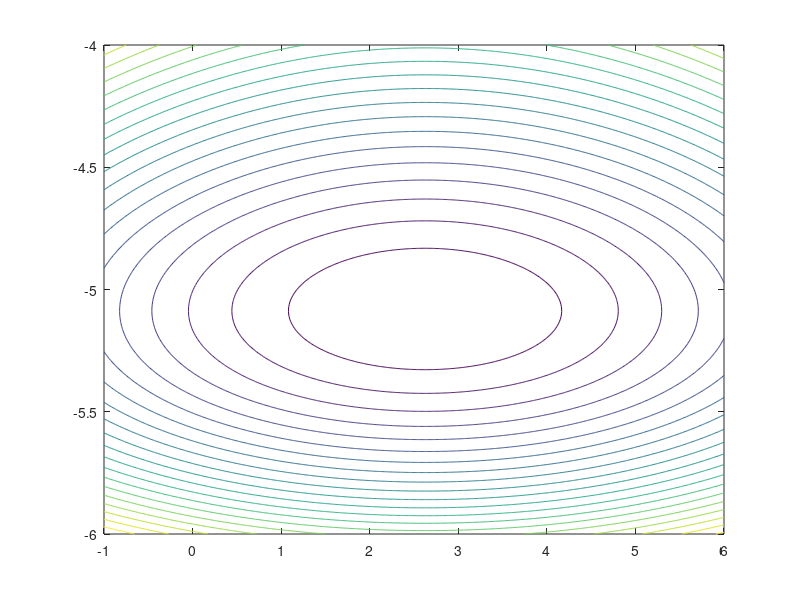

The MATLAB source for this figure: (Note: this script raises an error after producing the figure.)
[x,y]=meshgrid(-1:0.01:6,-6:0.01:-4);
z=x.^2-3*y.^2.*sin(y)+x.^2/7-6*x;
c_plot=contour(x,y,z,20);
clabel(c_plot,'manual');
%--------------------------------------------------------------------------
n=2;x0=[6,-6];h=0.1;k_max=100;Eps=1e-10;
f=@(x)x(1)^2-3*x(2)^2*sin(x(2))+x(1)^2/7-6*x(1);
[x_min,f_min,k]=HJV(n,x0,h,Eps,k_max,f);
%
fprintf('Das Minimum liegt an der Stelle (x_min, y_min)=(%.4f, %.4f).\n', x_min);
fprintf('Das Minimum hat den Wert f_min = %.4f.\n', f_min);
fprintf('Es waren %u Iterationen notwendig.\n', k);